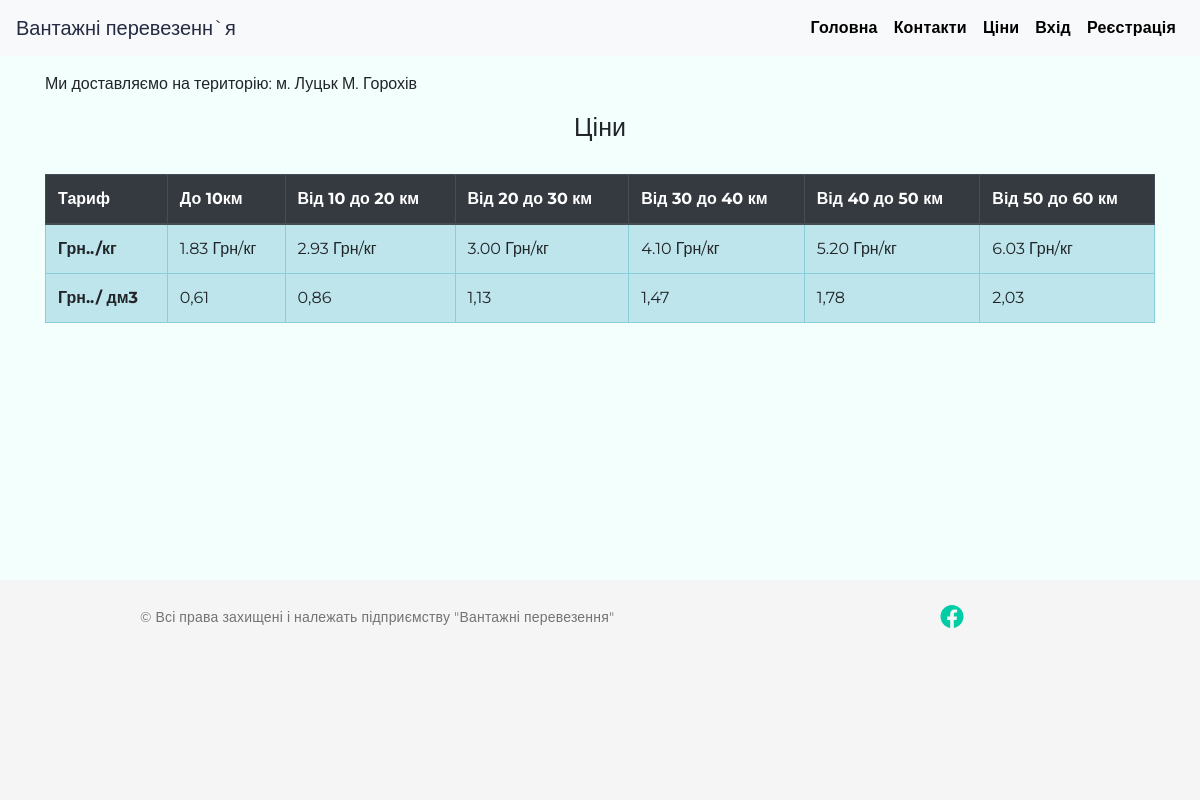
The app's page /price, older data.
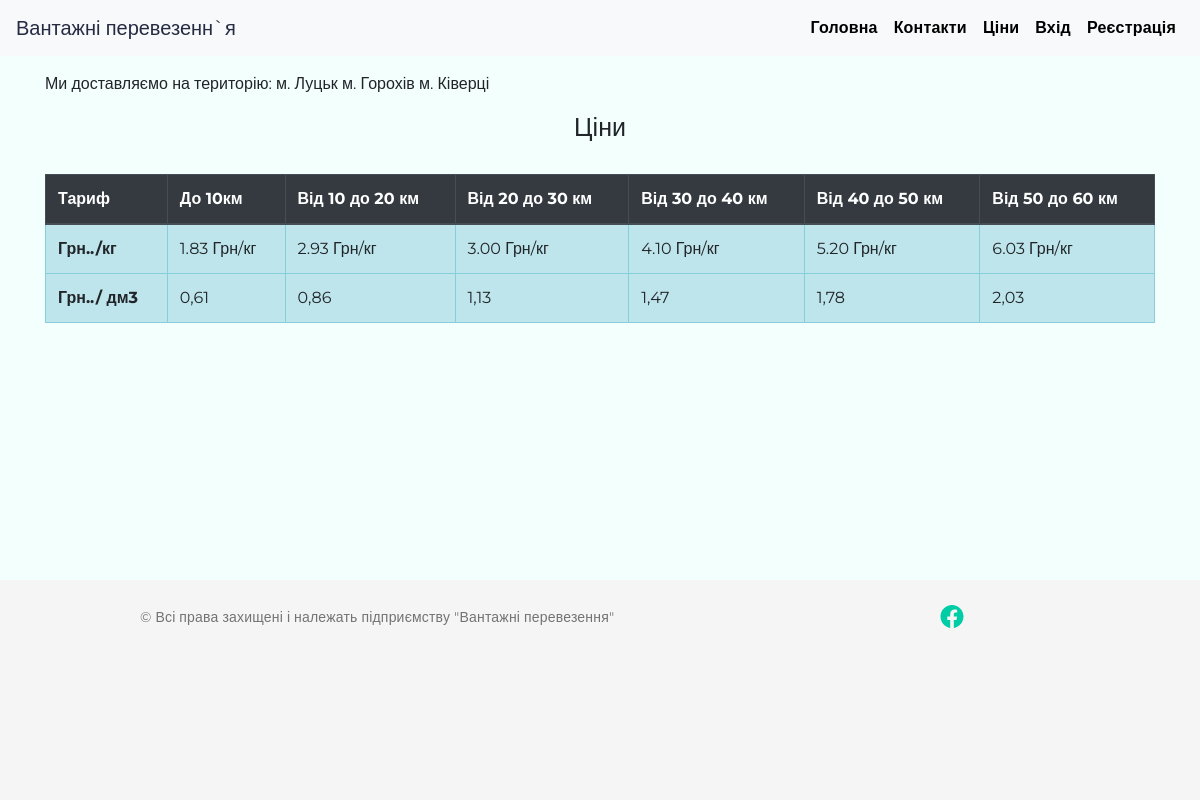
The same page, newer data.
### app.py (models this page shows, shortened)
class Citys(db.Model):
    __tablename__ = "citys"
    id = db.Column(db.Integer, primary_key = True)
    city = db.Column(db.String(255))
    users  = db.relationship("Users",secondary = "orders",overlaps = "citys")

### app.py (the view)
@app.route('/price')
def price():
    city = Citys.query.all()
    return render_template("price.html",city = city)

### templates/price.html (shortened to what this page needs)
{% extends "base.html" %}
{% block body %}
<div class="container-xl">
<p class =  "mt-3">Ми доставляємо на територію: {% for city in city %}
{{city.city}}
{% endfor %}</p>
    <div class="row justify-content-center mt-3">
        <h1 class="">Ціни</h1>
    </div>
    <div class="table-responsive">
        <table class="table table-info table-hover table-bordered mt-4">
            <thead class="thead-dark">
                <tr>
                    <th scope="col">Тариф</th>
                    <th scope="col">До 10км</th>
                    <th scope="col">Від 10 до 20 км</th>
                    <th scope="col">Від 20 до 30 км</th>
                    <th scope="col">Від 30 до 40 км</th>
                    <th scope="col">Від 40 до 50 км</th>
                    <th scope="col">Від 50 до 60 км</th>
            </thead>
            <tbody class="">
                <tr>
                    <th scope="row">Грн../кг</th>
                    <td>1.83 Грн/кг</td>
                    <td> 2.93 Грн/кг</td>
                    <td> 3.00 Грн/кг</td>
                    <td> 4.10 Грн/кг</td>
                    <td>5.20 Грн/кг</td>
                    <td>6.03 Грн/кг</td>
                </tr>
                <tr>
                    <th scope="row">Грн../ дм3</th>
                    <td>0,61</td>
                    <td>0,86</td>
                    <td>1,13 </td>
                    <td>1,47 </td>
                    <td>1,78 </td>
                    <td>2,03 </td>
                </tr>
            </tbody>
        </table>
    </div>
</div>
{% endblock %}

Row changes from the older to the newer data that the page shows:
changed Citys: city "М. Горохів" → "м. Горохів"
added Citys: city "м. Ківерці"
